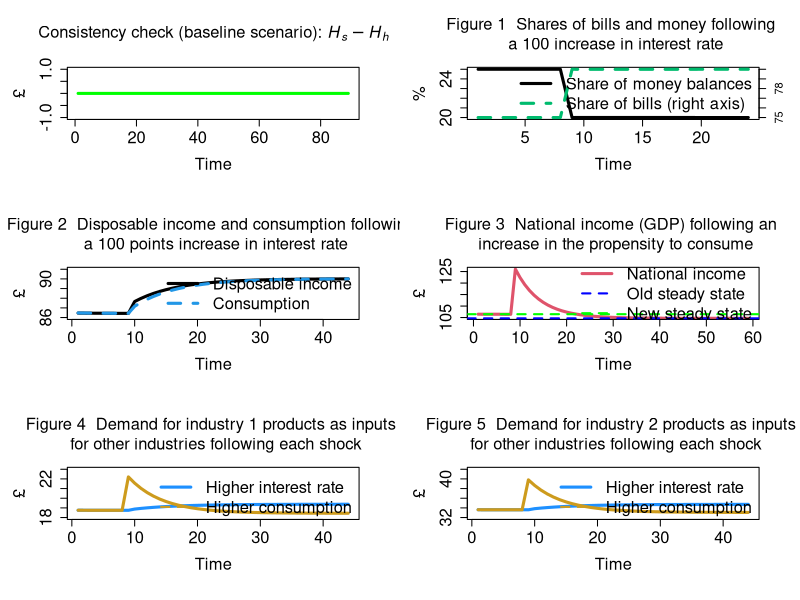
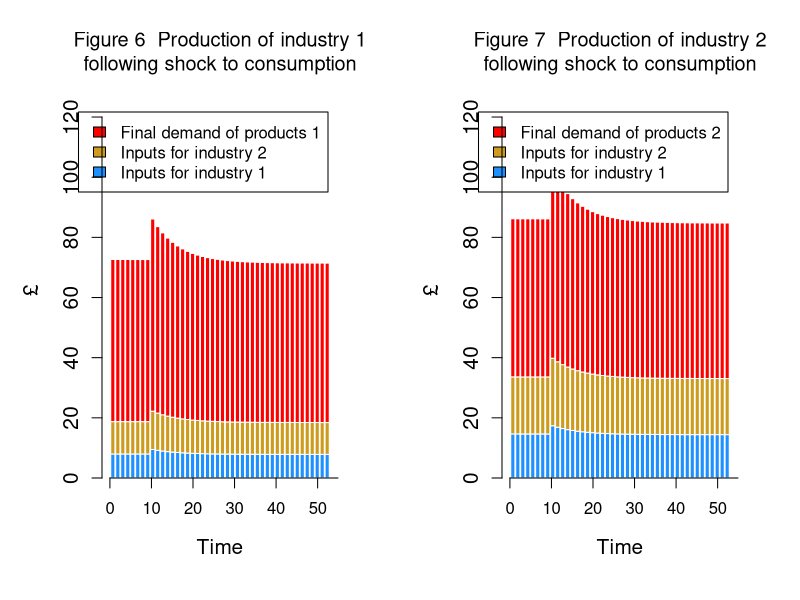

Here is the R script that generated these plots, in order:
# Model IO-PC for R: main code
# aggregate equations taken from Model PC
# Wynne Godley and Marc Lavoie
# Monetary Economics
# Chapter 4 

# Version: 9 November 2023

################################################################################

#STEP 1: PREPARE THE WORK-SPACE

#Clear environment
rm(list=ls(all=TRUE))

#Clear plots
if(!is.null(dev.list())) dev.off()

#Clear console
cat("\014")

#Number of periods
nPeriods = 90

#Number of scenarios
nScenarios=3 

#Number of industries ***
nIndustries = 2

################################################################################

#STEP 2: SET THE COEFFICIENTS (EXOGENOUS VARIABLES AND PARAMETERS)
alpha1=matrix(data=0.6,nrow=nScenarios,ncol=nPeriods) #Propensity to consume out of income
alpha2=0.4 #Propensity to consume out of wealth
lambda0 = 0.635 #Autonomous share of bills
lambda1 = 5 #Elasticity of bills demand to interest rate
lambda2 = 0.01 #Elasticity of bills demand to yd/v
theta=0.2 #Tax rate on income
r_bar=matrix(data=0.025,nrow=nScenarios,ncol=nPeriods) #Interest rate as policy instrument
p1_bar=1.02 #Price of industry 1 products
p2_bar=0.98 #Price of industry 2 products
beta1_c_bar=0.50 #Household consumption share of product 1
beta2_c_bar=0.50 #Household consumption share of product 2
beta1_g_bar=0.48 #Government consumption share of product 1
beta2_g_bar=0.52 #Government consumption share of product 2

################################################################################

#STEP 3: CREATE VARIABLES AND ATTRIBUTE INITIAL VALUES

#Use 'array' function to create 3-dimension variables
x=array(data=0,dim=c(nScenarios,nPeriods,nIndustries)) #Gross output by industry (real)
d=array(data=0,dim=c(nScenarios,nPeriods,nIndustries)) #Demand by industry (real)
beta_c=array(data=0,dim=c(nScenarios,nPeriods,nIndustries)) #Real consumption composition
beta_g=array(data=0,dim=c(nScenarios,nPeriods,nIndustries)) #Real government expenditure composition
p=array(data=1,dim=c(nScenarios,nPeriods,nIndustries)) #Unit prices
k=array(data=0,dim=c(nScenarios,nPeriods,nIndustries)) #Inputs by industry

#Other 2-dimension variables
b_cb=matrix(data=21.62,nrow=nScenarios,ncol=nPeriods) #Government bills held by Central Bank
b_h=matrix(data=64.87,nrow=nScenarios,ncol=nPeriods) #Government bills held by households
b_s=matrix(data=21.62+64.87,nrow=nScenarios,ncol=nPeriods) #Government bills supplied by government
h_h=matrix(data=21.62,nrow=nScenarios,ncol=nPeriods) #Cash money held by households
h_s=matrix(data=21.62,nrow=nScenarios,ncol=nPeriods) #Cash money supplied by central bank
r=matrix(data=r_bar,nrow=nScenarios,ncol=nPeriods) #Interest rate on government bills
t=matrix(data=0,nrow=nScenarios,ncol=nPeriods) #Taxes
v=matrix(data=64.87+21.62,nrow=nScenarios,ncol=nPeriods) #Households wealth
yd=matrix(data=0,nrow=nScenarios,ncol=nPeriods) #Disposable income of households
cons=matrix(data=0,nrow=nScenarios,ncol=nPeriods) #Consumption (real)
g=matrix(data=20,nrow=nScenarios,ncol=nPeriods) #Government expenditure (real)
y=matrix(data=0,nrow=nScenarios,ncol=nPeriods) #Value of net output (GDP)
p_c=matrix(data=1,nrow=nScenarios,ncol=nPeriods) #Average price for the consumers
p_g=matrix(data=1,nrow=nScenarios,ncol=nPeriods) #Average price for the government
A=matrix(data=c(0.11,0.21,0.12,0.22),nrow=nIndustries,ncol=nIndustries) #Matrix of technical coefficients
I = diag(x=1, nrow=nIndustries, ncol=nIndustries) #Diagonal matrix
infl=matrix(data=1,nrow=nScenarios,ncol=nPeriods) #Inflation tax (see Godley and Lavoie, 9.2.4 and 9.3.1)

################################################################################

#STEP 4: RUN THE MODEL

#STEP 4.A: DEFINE THE LOOPS

#Choose scenario
for (j in 1:nScenarios){
  
  #Define time loop
  for (i in 2:nPeriods){
  
    #Choose industry ***
    for (z in 1:nIndustries){
    
     #Define iterations
     for (iterations in 1:100){
      
      
      #STEP 4.B: ADD ALTERNATIVE SCENARIOS  
      
      #Shock 1: higher interest rate
      if (i>=10 && j==2){r_bar[j,i]=0.035}
      
      #Shock 2: higher propensity to consume out of income
      if (i>=10 && j==3){alpha1[j,i]=0.7}
      
      
      #STEP 4.C: DEFINE THE SYSTEM OF EQUATIONS        
      #Note: numbers refer to Model PC; *** = new or modified equation 
      
       
      #A) Define prices and consumption shares 
       
       #Set unit price of output of industry 1 ***  p[1] = (w/pr) + (p[1]*A[1] + p[2]*A[2])*(1 + mu) 
       p[j,i,1] = p1_bar
       
       #Set unit price of output of industry 2 ***  p[2] = (w/pr) + (p[1]*A[3] + p[2]*A[4])*(1 + mu)
       p[j,i,2] = p2_bar
      
       #Household real consumption share of product 1 ***
       beta_c[j,i,1]=beta1_c_bar
      
       #Household real consumption share of product 2 ***
       beta_c[j,i,2]=beta2_c_bar
      
       #Government real consumption share of product 1 ***
       beta_g[j,i,1]=beta1_g_bar
      
       #Government real consumption share of product 2 ***
       beta_g[j,i,2]=beta2_g_bar
      
       #Average price for the consumers ***
       p_c[j,i] = t(p[j,i,]) %*% beta_c[j,i,]
      
       #Average price for the government
       p_g[j,i] = t(p[j,i,]) %*% beta_g[j,i,]
      
      
      #B) Define input-output structure
      
       #Real final demand vector by industry ***
       d[j,i,] = beta_c[j,i,]*cons[j,i] + beta_g[j,i,]*g[j,i]
      
       #Real gross output by industry ***
       x[j,i,] = solve(I-A) %*% d[j,i,]
      
       #Value of net output (GDP) ***
       y[j,i] = t(p[j,i,]) %*% d[j,i,]
      
      
      #C) Households
      
       #Disposable income - eq. 4.2
       yd[j,i] = y[j,i] - t[j,i] + r[j,i-1]*b_h[j,i-1]
      
       #Wealth accumulation - eq. 4.4 ***
       v[j,i] = v[j,i-1] + (yd[j,i] - p_c[j,i]*cons[j,i])
      
       #Real consumption function with no monetary illusion - eq. 4.5 ***
       cons[j,i] = alpha1[j,i]*((yd[j,i]/p_c[j,i])-infl[j,i]) + alpha2*v[j,i-1]/p_c[j,i-1]
      
       #Inflation tax for households = infl. rate times * real stock of wealth
       infl[j,i] = ((p_c[j,i]-p_c[j,i-1])/p_c[j,i-1])*(v[j,i-1]/p_c[j,i])
      
      
      #D) Portfolio equations
      
       #Demand for cash money - eq. 4.6
       h_h[j,i] = v[j,i] - b_h[j,i]
      
       #Demand for government bills - eq. 4.7
       b_h[j,i] = v[j,i]*(lambda0 + lambda1*r[j,i] - lambda2*(yd[j,i]/v[j,i]))
      
      
      #E) Government
      
       #Tax payments - eq. 4.3 ***
       t[j,i] = theta*(y[j,i] + r[j,i-1]*b_h[j,i-1])
      
       #Supply of government bills - eq. 4.8
       b_s[j,i] = b_s[j,i-1] + ( p_g[j,i]*g[j,i] + r[j,i-1]*b_s[j,i-1]) - (t[j,i] + r[j,i-1]*b_cb[j,i-1])
      
      
      #F) Central bank
      
       #Supply of cash - eq. 4.9
       h_s[j,i] = h_s[j,i-1] + b_cb[j,i] - b_cb[j,i-1]
      
       #Government bills held by the central bank - eq. 4.10
       b_cb[j,i] = b_s[j,i] - b_h[j,i]
      
       #Interest rate as policy instrument - eq. 4.11
       r[j,i] = r_bar[j,i]
      
      
      #G) Additional calculations
      
       #Inputs required by industry ***
       k[j,i,] = A %*% x[j,i,]
      
      
      }
    }
  }
}
################################################################################

#STEP 5: CONSISTENCY CHECK (REDUNDANT EQUATION)

#Create consistency statement 
aerror=0
error=0
for (i in 2:(nPeriods-1)){error = error + (h_s[1,i]-h_h[1,i])^2}
aerror = error/nPeriods
if ( aerror<0.01 ){cat(" *********************************** \n Good news! The model is watertight! \n", "Average error =", aerror, "< 0.01 \n", "Cumulative error =", error, "\n ***********************************")} else{
  if ( aerror<1 && aerror<1 ){cat(" *********************************** \n Minor issues with model consistency \n", "Average error =", aerror, "> 0.01 \n", "Cumulative error =", error, "\n ***********************************")}
  else{cat(" ******************************************* \n Warning: the model is not fully consistent! \n", "Average error =", aerror, "> 1 \n", "Cumulative error =", error, "\n *******************************************")} }      

#Plot redundant equation
layout(matrix(c(1,2,3,4,5,6), 3, 2, byrow = TRUE))
par(mar = c(5.1+1, 4.1+1, 4.1+1, 2.1+1))
plot(h_s[1,2:nPeriods]-h_h[1,2:nPeriods], type="l", col="green",lwd=3,lty=1,font.main=1,cex.main=1.5,
     main=expression("Consistency check (baseline scenario): " * italic(H[phantom("")]["s"]) - italic(H[phantom("")]["h"])),
     cex.axis=1.5,cex.lab=1.5,ylab = '£',
     xlab = 'Time',ylim = range(-1,1))

################################################################################

#STEP 6: CREATE AND DISPLAY GRAPHS

#Set layout
#layout(matrix(c(1,2,3,4), 2, 2, byrow = TRUE))
par(mar = c(5.1+1, 4.1+1, 4.1+1, 2.1+1))

#Figure 1
plot(100*h_h[2,2:25]/v[2,2:25],type="l", col=1, lwd=3, lty=1, font.main=1,cex.main=1.5,
     main="Figure 1  Shares of bills and money following \n a 100 increase in interest rate",
     ylab = '%',xlab = 'Time',ylim = range(20,25),cex.axis=1.5,cex.lab=1.5)
par(new=T)
plot(100*b_h[2,2:25]/v[2,2:25],type="l",lwd=3,lty=2,col=rgb(0,187,110,max=255),axes=F, ylab=NA,
     xlab=NA,ylim=range(75,80))
axis(side = 4,cex.axis=1,cex.lab=1.5)
legend("right",c("Share of money balances","Share of bills (right axis)"),  bty = "n",
       cex=1.5, lty=c(1,2), lwd=c(3,3), col = c(1,rgb(0,187,110,max=255)), box.lty=0)

#Figure 2
plot(yd[2,2:45],type="l", col=1, lwd=3, lty=1, font.main=1,cex.main=1.5,
     main="Figure 2  Disposable income and consumption following \n a 100 points increase in interest rate",
     ylab = '£',xlab = 'Time',ylim = range(86,91),cex.axis=1.5,cex.lab=1.5)
lines(cons[2,2:45],type="l",lwd=3,lty=2,col=4)
legend("right",c("Disposable income","Consumption"),  bty = "n",
       cex=1.5, lty=c(1,2), lwd=c(3,3), col = c(1,4), box.lty=0)

#Figure 3 
plot(y[3,2:60],type="l", col=2, lwd=3, lty=1, font.main=1,cex.main=1.5,
     main="Figure 3  National income (GDP) following an \n increase in the propensity to consume",
     ylab = '£',xlab = 'Time',ylim = range(105,126),cex.axis=1.5,cex.lab=1.5)
abline(h=y[3,2],col="green",lty=2,lwd=2)
abline(h=y[3,60],col="blue",lty=2,lwd=2)
legend("right",c("National income","Old steady state","New steady state"),  bty = "n",
       cex=1.5, lty=c(1,2,2), lwd=c(3,2,2), col = c(2,"blue","green"), box.lty=0)

#Figure 4
plot(k[2,2:45,1]*p[2,2:45,1],type="l", col="dodgerblue", lwd=3, lty=1, font.main=1,cex.main=1.5,
     main="Figure 4  Demand for industry 1 products as inputs \n for other industries following each shock",
     ylab = '£',xlab = 'Time',ylim = range(18,23),cex.axis=1.5,cex.lab=1.5)
lines(k[3,2:45,1]*p[2,2:45,1],type="l", col="goldenrod3", lwd=3, lty=1)
legend("topright",c("Higher interest rate","Higher consumption"),  bty = "n",
       cex=1.5, lty=c(1,2,2), lwd=c(3,2,2), col = c("dodgerblue","goldenrod3"), box.lty=0)

#Figure 5
plot(k[2,2:45,2]*p[2,2:45,2],type="l", col="dodgerblue", lwd=3, lty=1, font.main=1,cex.main=1.5,
     main="Figure 5  Demand for industry 2 products as inputs \n for other industries following each shock",
     ylab = '£',xlab = 'Time',ylim = range(32,42),cex.axis=1.5,cex.lab=1.5)
lines(k[3,2:45,2]*p[2,2:45,2],type="l", col="goldenrod3", lwd=3, lty=1)
legend("topright",c("Higher interest rate","Higher consumption"),  bty = "n",
       cex=1.5, lty=c(1,2,2), lwd=c(3,2,2), col = c("dodgerblue","goldenrod3"), box.lty=0)

#Redefine layout
layout(matrix(c(1,2), 1, 2, byrow = TRUE))

#Figure 6
stacked_values <- rbind(x[3, 2:45, 1] * A[1] * p[3, 2:45, 1], x[3, 2:45, 2] * A[3] * p[3, 2:45, 1], d[3,2:45,1]*p[3,2:45,1])
barplot(stacked_values, beside = FALSE, col = c("dodgerblue", "goldenrod3","red1"), 
        names.arg = 2:45, main = "Figure 6  Production of industry 1\nfollowing shock to consumption",
        font.main=1, ylab = '£', xlab = 'Time', ylim = c(0, 125),
        cex.axis = 1.25, cex.lab = 1.25, border = "white",xaxt = "n", 
        legend.text = c("Inputs for industry 1", "Inputs for industry 2","Final demand of products 1"))
axis(1, at = seq(0, 60, by = 10), labels = seq(0, 60, by = 10))

#Figure 7
stacked_values <- rbind(x[3, 2:45, 1] * A[2] * p[3, 2:45, 2], x[3, 2:45, 2] * A[4] * p[3, 2:45, 2], d[3,2:45,2]*p[3,2:45,2])
barplot(stacked_values, beside = FALSE, col = c("dodgerblue", "goldenrod3","red1"), 
        names.arg = 2:45, main = "Figure 7  Production of industry 2\nfollowing shock to consumption",
       font.main=1, ylab = '£', xlab = 'Time', ylim = c(0, 125), 
        cex.axis = 1.25, cex.lab = 1.25, border = "white",xaxt = "n", 
        legend.text = c("Inputs for industry 1", "Inputs for industry 2","Final demand of products 2"))
axis(1, at = seq(0, 60, by = 10), labels = seq(0, 60, by = 10))
